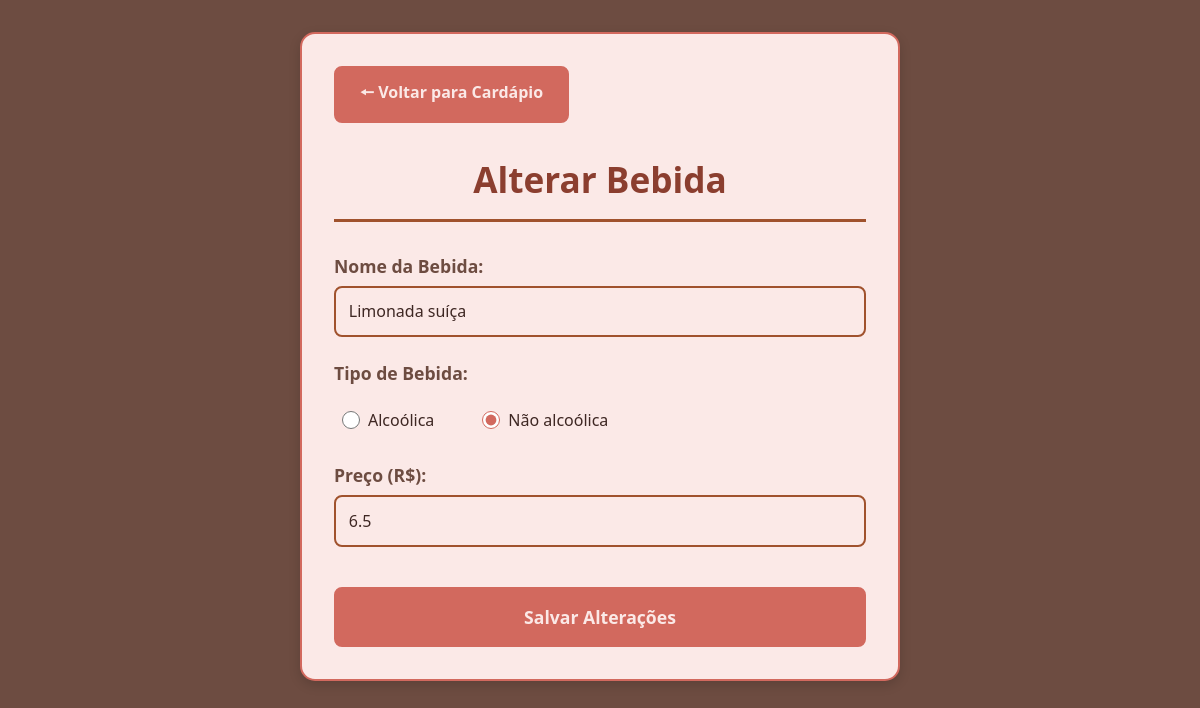
The page /view/bebidas/alterarBebida.php?id=1 on the database its author committed.
### tables this page shows
create table bebida(
    id_bebida int primary key AUTO_INCREMENT,
    nome varchar(200) not null,
    alcoolica char(1) not null,
    preco decimal(7,2) not null,

    constraint chk_bebida check (alcoolica in ('S','N'))
);

### util/Connection.php (called while the page is built, shortened)
<?php
class Connection {
    private static $conn = null;
    public static function getConnection() {
        if(self::$conn == null) {
            try {
                $opcoes = array(
                    PDO::MYSQL_ATTR_INIT_COMMAND => "SET NAMES utf8",
                    PDO::ATTR_ERRMODE => PDO::ERRMODE_EXCEPTION,
                    PDO::ATTR_DEFAULT_FETCH_MODE => PDO::FETCH_ASSOC);
                $strConn = "mysql:host=" . DB_HOST . ";dbname=" . DB_NAME;
                self::$conn = new PDO($strConn, DB_USER, DB_PASSWORD, $opcoes);
            } catch(PDOException $e) {
                echo "Erro ao conectar na base de dados.<br>";
                print_r($e);
            }
        }
        return self::$conn;
    }
}

### controller/BebidaController.php (called while the page is built, shortened)
<?php
require_once (__DIR__ . "/../dao/BebidaDAO.php");
require_once (__DIR__ . "/../service/BebidaService.php");
require_once (__DIR__ . "/../model/Bebida.php");
class BebidaController{
    private BebidaDAO $bebidaDAO;
    public function __construct(){
        $this->bebidaDAO = new BebidaDAO();
    }
    public function buscarPorId(int $id){
        return $this->bebidaDAO->buscarPorId($id);
    }
}

### dao/BebidaDAO.php (called while the page is built, shortened)
<?php
require_once (__DIR__ . "/../util/Connection.php");
require_once (__DIR__ . "/../model/Bebida.php");
class BebidaDAO{
    private PDO $connection;
    public function __construct(){
        $this->connection = Connection::getConnection();
    }
    public function buscarPorId(int $id){
        $sql = "SELECT * FROM bebida WHERE id_bebida = ?";
        $stm = $this->connection->prepare($sql);
        $stm->execute([$id]);
        $resultado = $stm->fetchAll();
        $bebidas = $this->map($resultado);
        if(count($bebidas) > 0){
            return $bebidas[0];
        }else{
            return NULL;
        }
    }
    private function map(array $resultado) {
        $bebidas = [];
        foreach($resultado as $r){
            $bebida = new Bebida();
            $bebida->setId($r['id_bebida']);
            $bebida->setNome($r['nome']);
            $bebida->setAlcoolica($r['alcoolica']);
            $bebida->setPreco($r['preco']);
            array_push($bebidas, $bebida);
        }
        return $bebidas;
    }
}

### model/Bebida.php (called while the page is built, shortened)
<?php
class Bebida{
    private ?string $nome;
    private ?string $alcoolica;
    private ?float $preco;
    public function __construct(){
        $this->nome = null;
        $this->alcoolica = null;
        $this->preco = null;
    }
    public function setId(int $id): self{
        return $this;
    }
    public function getNome(): string{
        return $this->nome;
    }
    public function setNome(string $nome): self{
        $this->nome = $nome;
        return $this;
    }
    public function getAlcoolica(): string{
        return $this->alcoolica;
    }
    public function setAlcoolica(string $alcoolica): self{
        $this->alcoolica = $alcoolica;
        return $this;
    }
    public function getPreco(): float{
        return $this->preco;
    }
    public function setPreco(float $preco): self{
        $this->preco = $preco;
        return $this;
    }
}

### view/bebidas/alterarBebida.php (the view, shortened to what this page needs)
<?php
require_once (__DIR__ . "/../../controller/BebidaController.php");
$controladorBebida = new BebidaController();
if ($_SERVER['REQUEST_METHOD'] === 'POST') {
    $bebidaId  = $_POST['id'] ?? null;
    $nome      = trim($_POST['nome'] ?? '');
    $alcoolica = $_POST['alcoolica'] ?? '';
    $preco     = $_POST['preco'] ?? '';
    if ($nome === '' || $alcoolica === '' || $preco === '' || !is_numeric($preco)) {
        $msgErro = "Preencha todos os campos corretamente!";
        $bebida = $controladorBebida->buscarPorId((int)$bebidaId);
        $bebida->setNome($nome);
        $bebida->setAlcoolica($alcoolica);
        $bebida->setPreco(is_numeric($preco) ? (float)$preco : 0.0);
    } else {
        $bebida = $controladorBebida->buscarPorId((int)$bebidaId);
        $bebida->setNome($nome);
        $bebida->setAlcoolica($alcoolica);
        $bebida->setPreco((float)$preco);
        $controladorBebida->alterar($bebida);
        header("Location: ../cardapio.php");
        exit;
    }
} elseif (isset($_GET['id'])) {
    $id = (int)$_GET['id'];
    $bebida = $controladorBebida->buscarPorId($id);
} else {
    echo "ID da Bebida não informado.";
    exit;
}
?>
<!DOCTYPE html>
<html lang="pt-BR">
<head>
    <link rel="stylesheet" href="../styles/Bebida/alterar.css">
</head>
<body>
    <div class="container">
        <a href="../cardapio.php">🠔 Voltar para Cardápio</a>
        <h1>Alterar Bebida</h1>
        <form method="POST" class="form-alterar">
            <div class="form-group">
                <label for="nome">Nome da Bebida:</label>
                <input type="text" id="nome" name="nome" value="<?= htmlspecialchars($bebida->getNome()) ?>">
            </div>
            <div class="radio-group">
                <div class="group-label">Tipo de Bebida:</div>
                <div class="radio-options">
                    <div class="radio-option">
                        <input type="radio" name="alcoolica" id="alcoolicaS" value="S"
                            <?= $bebida->getAlcoolica() === 'S' ? 'checked' : '' ?>>
                        <label for="alcoolicaS">Alcoólica</label>
                    </div>
                    <div class="radio-option">
                        <input type="radio" name="alcoolica" id="alcoolicaN" value="N"
                            <?= $bebida->getAlcoolica() === 'N' ? 'checked' : '' ?>>
                        <label for="alcoolicaN">Não alcoólica</label>
                    </div>
                </div>
            </div>
            <div class="form-group">
                <label for="preco">Preço (R$):</label>
                <input type="number" id="preco" name="preco" value="<?= htmlspecialchars($bebida->getPreco()) ?>" step="0.01" min="0">
            </div>
            <button type="submit" class="btn-submit">Salvar Alterações</button>
        </form>
    </div>
</body>
</html>

### view/styles/Bebida/alterar.css (style rules this page uses)
:root { --bege-claro: #fbe9e7; --terracota: #d2695e; --argila: #a0522d; --tijolo: #8b3e2f; --marrom-suave: #6d4c41; --marrom-escuro: #3e2723; }
* { margin: 0; padding: 0; box-sizing: border-box; font-family: 'Segoe UI', Tahoma, Geneva, Verdana, sans-serif; }
body { background-color: var(--marrom-suave); color: var(--marrom-escuro); margin: 0; padding: 2rem; min-height: 100vh; }
a { display: inline-block; margin-bottom: 2rem; padding: 0.8rem 1.5rem; background: var(--terracota); color: var(--bege-claro); text-decoration: none; font-weight: 600; border-radius: 8px; transition: 0.3s; border: 2px solid var(--terracota); }
.container { max-width: 600px; margin: 0 auto; background: var(--bege-claro); border-radius: 15px; padding: 2rem; box-shadow: 0 4px 12px rgba(0,0,0,0.15); border: 2px solid var(--terracota); }
h1 { color: var(--tijolo); text-align: center; margin-bottom: 2rem; font-size: 2.2rem; border-bottom: 3px solid var(--argila); padding-bottom: 1rem; }
.form-alterar { display: flex; flex-direction: column; gap: 1.5rem; }
.form-group { display: flex; flex-direction: column; gap: 0.5rem; }
.form-group label { font-weight: 600; color: var(--marrom-suave); font-size: 1.1rem; }
.form-group input { padding: 0.8rem; border: 2px solid var(--argila); border-radius: 8px; background: var(--bege-claro); color: var(--marrom-escuro); font-size: 1rem; transition: all 0.3s ease; }
.radio-group { display: flex; flex-direction: column; gap: 0.5rem; }
.radio-group .group-label { font-weight: 600; color: var(--marrom-suave); font-size: 1.1rem; margin-bottom: 0.5rem; }
.radio-options { display: flex; gap: 2rem; }
.radio-option { display: flex; align-items: center; gap: 0.5rem; cursor: pointer; padding: 0.5rem; border-radius: 6px; transition: all 0.3s ease; }
.radio-option input[type="radio"] { width: 18px; height: 18px; accent-color: var(--terracota); cursor: pointer; }
.radio-option label { font-weight: 500; color: var(--marrom-escuro); cursor: pointer; margin: 0; }
.btn-submit { padding: 1rem 2rem; background: var(--terracota); color: var(--bege-claro); border: none; border-radius: 8px; font-size: 1.1rem; font-weight: 600; cursor: pointer; transition: all 0.3s ease; margin-top: 1rem; border: 2px solid var(--terracota); }

### rows shown on the page
bebida: nome "Limonada suíça", alcoolica "☐ Alcoólica", alcoolica "☑ Não alcoólica", preco "6.5"
